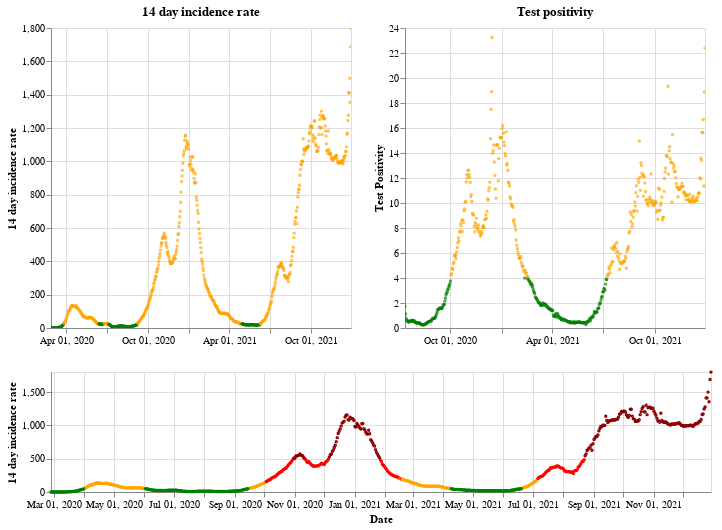

The notebook cell saved with this chart:
### Markdown cell above
## Wales

### Code cell
plot_traffic_light('Wales')

### Figure 1 — Vega-Lite specification as saved in the notebook (floating-point values rounded to 4 significant figures; data arrays with more than 128 entries replaced by an {"elided": "..."} marker saying what was removed)
{"config": {"view": {"continuousWidth": 400, "continuousHeight": 300}}, "vconcat": [{"hconcat": [{"mark": {"type": "point", "size": 2}, "encoding": {"color": {"condition": {"value": "green", "test": "(datum.twoWeeklyCasesRate <= 25)"}, "value": "orange"}, "tooltip": [{"type": "nominal", "field": "areaName"}, {"type": "temporal", "field": "date"}, {"type": "quantitative", "field": "twoWeeklyCasesRate"}, {"type": "quantitative", "field": "testPositivity"}], "x": {"type": "temporal", "axis": {"title": ""}, "field": "date", "scale": {"domain": {"selection": "DateBrush"}}, "timeUnit": "yearmonthdate"}, "y": {"type": "quantitative", "axis": {"title": "14 day incidence rate"}, "field": "twoWeeklyCasesRate"}}, "title": "14 day incidence rate", "width": 300}, {"mark": {"type": "point", "size": 2}, "encoding": {"color": {"condition": {"value": "green", "test": "(datum.testPositivity <= 4)"}, "value": "orange"}, "tooltip": [{"type": "nominal", "field": "areaName"}, {"type": "temporal", "field": "date"}, {"type": "quantitative", "field": "twoWeeklyCasesRate"}, {"type": "quantitative", "field": "testPositivity"}], "x": {"type": "temporal", "axis": {"title": ""}, "field": "date", "scale": {"domain": {"selection": "DateBrush"}}, "timeUnit": "yearmonthdate"}, "y": {"type": "quantitative", "axis": {"title": "Test Positivity"}, "field": "testPositivity"}}, "title": "Test positivity", "width": 300}]}, {"layer": [{"mark": {"type": "point", "size": 2}, "encoding": {"color": {"condition": {"value": "orange", "test": "(((datum.testPositivity < 4) && (datum.twoWeeklyCasesRate >= 50)) && (datum.twoWeeklyCasesRate < 200))"}, "value": "red"}, "opacity": {"condition": {"value": 1, "test": "((datum.twoWeeklyCasesRate >= 50) && (datum.twoWeeklyCasesRate < 500))"}, "value": 0}, "tooltip": [{"type": "nominal", "field": "areaName"}, {"type": "temporal", "field": "date"}, {"type": "quantitative", "field": "twoWeeklyCasesRate"}, {"type": "quantitative", "field": "testPositivity"}], "x": {"type": "temporal", "axis": {"title": "Date"}, "field": "date", "timeUnit": "yearmonthdate"}, "y": {"type": "quantitative", "axis": {"title": "14 day incidence rate"}, "field": "twoWeeklyCasesRate"}}, "selection": {"DateBrush": {"type": "interval", "encodings": ["x"], "fields": ["Time"]}}}, {"mark": {"type": "point", "size": 2}, "encoding": {"color": {"value": "darkred"}, "opacity": {"condition": {"value": 1, "test": "(datum.twoWeeklyCasesRate >= 500)"}, "value": 0}, "tooltip": [{"type": "nominal", "field": "areaName"}, {"type": "temporal", "field": "date"}, {"type": "quantitative", "field": "twoWeeklyCasesRate"}, {"type": "quantitative", "field": "testPositivity"}], "x": {"type": "temporal", "axis": {"title": "Date"}, "field": "date", "timeUnit": "yearmonthdate"}, "y": {"type": "quantitative", "axis": {"title": "14 day incidence rate"}, "field": "twoWeeklyCasesRate"}}}, {"mark": {"type": "point", "size": 2}, "encoding": {"color": {"condition": {"value": "green", "test": "((datum.testPositivity < 4) && (datum.twoWeeklyCasesRate < 50))"}, "value": "orange"}, "opacity": {"condition": {"value": 1, "test": "(datum.twoWeeklyCasesRate < 50)"}, "value": 0}, "tooltip": [{"type": "nominal", "field": "areaName"}, {"type": "temporal", "field": "date"}, {"type": "quantitative", "field": "twoWeeklyCasesRate"}, {"type": "quantitative", "field": "testPositivity"}], "x": {"type": "temporal", "axis": {"title": "Date"}, "field": "date", "timeUnit": "yearmonthdate"}, "y": {"type": "quantitative", "axis": {"title": "14 day incidence rate"}, "field": "twoWeeklyCasesRate"}}}], "height": 120, "width": 660}], "data": {"name": "data-3c7bbb3df377013f016301a88bbe41c8"}, "$schema": "https://vega.github.io/schema/vega-lite/v4.8.1.json", "datasets": {"data-3c7bbb3df377013f016301a88bbe41c8": {"elided": "672 records"}}}
